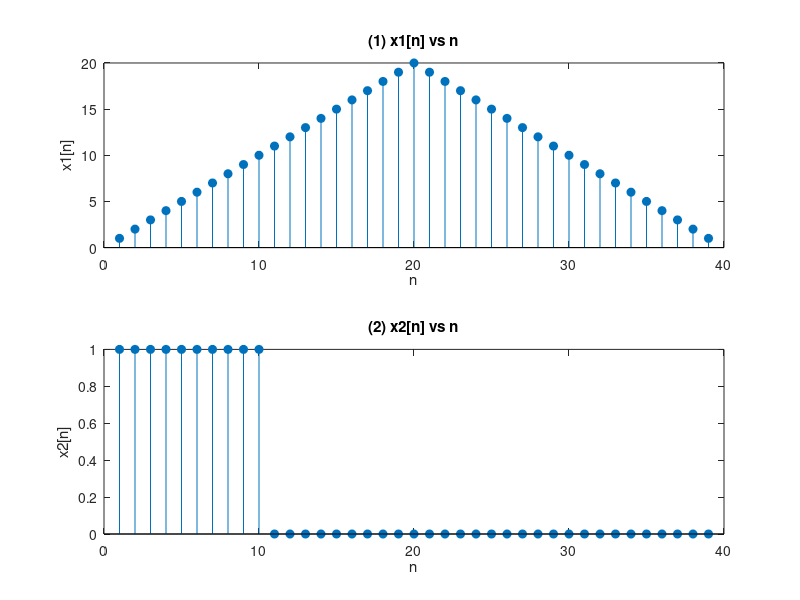
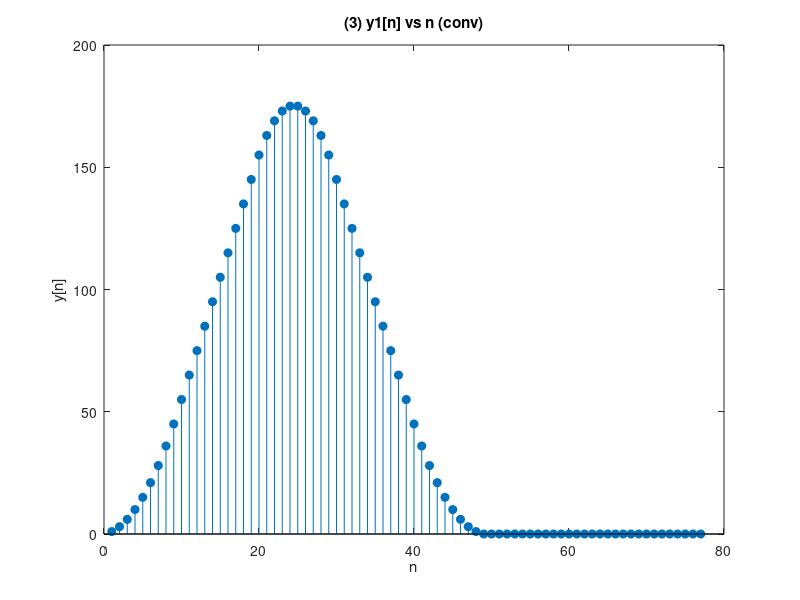
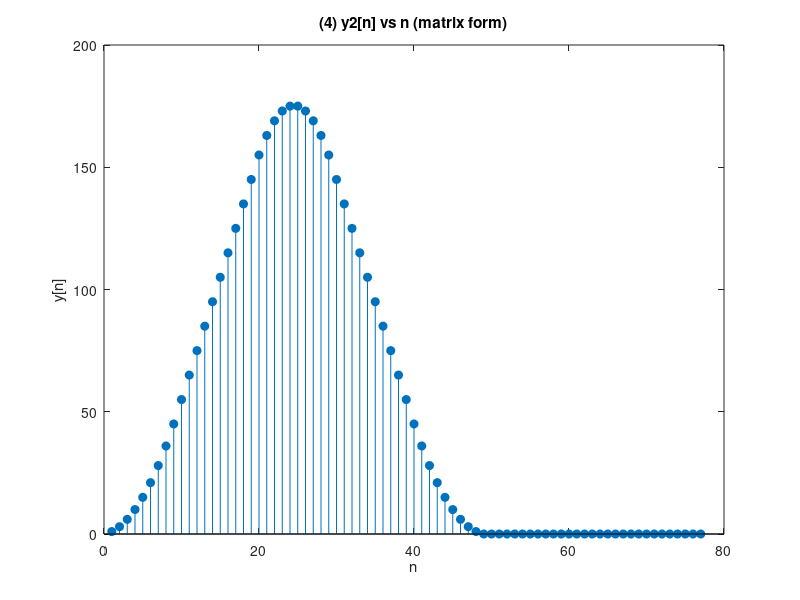
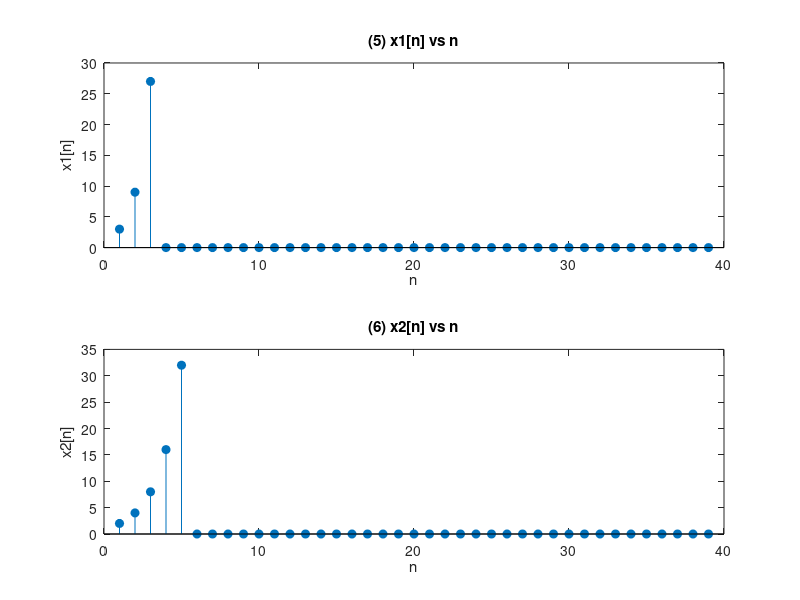

Recreate these plots in MATLAB, in order.
clear all; clc;

% (a) plot x1[n] vs n and x2[n] vs n
% Define the range for n
n = 1:39;

% Define x1[n]
x1 = [n(1:20), 40 - n(21:39)];

% Define x2[n]
u = @(n) (n >= 0); % Unit step function
x2 = u(n - 1) - u(n - 11);

% Plot x1[n] and x2[n]
figure;
subplot(2,1,1);
stem(n, x1, 'filled');
xlabel('n');
ylabel('x1[n]');
title('(1) x1[n] vs n');

subplot(2,1,2);
stem(n, x2, 'filled');
xlabel('n');
ylabel('x2[n]');
title('(2) x2[n] vs n');

%%%%%%%%%%%%%%%%%%%%%%%%%%%%%%%%%%%%%%

% (b) Computing the convolution using conv
% Compute the convolution
y = conv(x1, x2);

% Plot the output y[n]
figure;
stem(1:length(y), y, 'filled');
xlabel('n');
ylabel('y[n]');
title('(3) y1[n] vs n (conv)');

%%%%%%%%%%%%%%%%%%%%%%%%%%%%%%%%%%%%%%

% (c) Computing the convolution using matrix form
% Create the convolution matrix
N1 = length(x1);
N2 = length(x2);
conv_matrix = zeros(N1 + N2 - 1, N1);
for k = 1:N1
    conv_matrix(:, k) = [zeros(k-1, 1); x1'; zeros(N1 - k, 1)];
end

% Compute the convolution using matrix form
y_matrix = conv_matrix * x2';

% Plot the output y[n]
figure;
stem(1:length(y_matrix), y_matrix, 'filled');
xlabel('n');
ylabel('y[n]');
title('(4) y2[n] vs n (matrix form)');

%%%%%%%%%%%%%%%%%%%%%%%%%%%%%%%%%%%%%%

% (d) Repeat (a) to (c)
% Modify x1[n]
x1_new = [3 .^ (1:3), zeros(1, 36)];

% Modify x2[n]
x2_new = [2 .^ (1:5), zeros(1, 34)];

% Plot modified x1[n] and x2[n]
figure;
subplot(2,1,1);
stem(n, x1_new, 'filled');
xlabel('n');
ylabel('x1[n]');
title('(5) x1[n] vs n');

subplot(2,1,2);
stem(n, x2_new, 'filled');
xlabel('n');
ylabel('x2[n]');
title('(6) x2[n] vs n');

% Compute the convolution for modified signals
y_new = conv(x1_new, x2_new);

% Plot the output y[n] for modified signals
figure;
stem(1:length(y_new), y_new, 'filled');
xlabel('n');
ylabel('y[n]');
title('(7) y1[n] vs n (conv)');

% Create the convolution matrix for modified signals
N1_new = length(x1_new);
N2_new = length(x2_new);
conv_matrix_new = zeros(N1_new + N2_new - 1, N1_new);
for k = 1:N1_new
    conv_matrix_new(:, k) = [zeros(k-1, 1); x1_new'; zeros(N1_new - k, 1)];
end

% Compute the convolution using matrix form for modified signals
y_matrix_new = conv_matrix_new * x2_new';

% Plot the output y[n] for modified signals (Matrix Form)
figure;
stem(1:length(y_matrix_new), y_matrix_new, 'filled');
xlabel('n');
ylabel('y[n]');
title('(8) y2[n] vs n (matrix form)');
